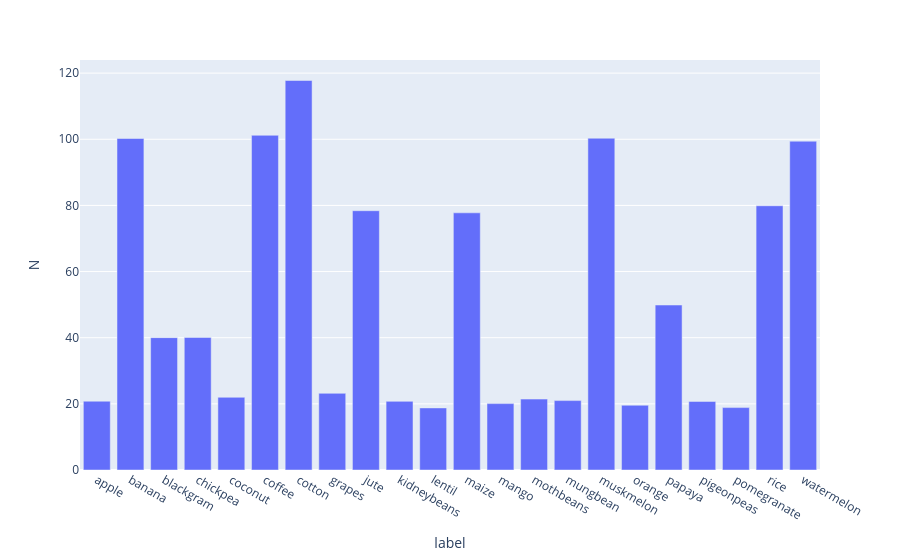

Write notebook code for a chart like this one.
### Code cell
fig1 = px.bar(crop_summary_new, x='label', y='N')
fig1.show()

### Figure 1 — Plotly figure (JSON) as saved in the notebook; plotly's stock layout.template omitted (floating-point values rounded to 4 significant figures)
{"data": [{"hovertemplate": "label=%{x}<br>N=%{y}<extra></extra>", "legendgroup": "", "marker": {"color": "#636efa", "pattern": {"shape": ""}}, "name": "", "orientation": "v", "showlegend": false, "textposition": "auto", "type": "bar", "x": ["apple", "banana", "blackgram", "chickpea", "coconut", "coffee", "cotton", "grapes", "jute", "kidneybeans", "lentil", "maize", "mango", "mothbeans", "mungbean", "muskmelon", "orange", "papaya", "pigeonpeas", "pomegranate", "rice", "watermelon"], "xaxis": "x", "y": [20.8, 100.2, 40.02, 40.09, 21.98, 101.2, 117.8, 23.18, 78.4, 20.75, 18.77, 77.76, 20.07, 21.44, 20.99, 100.3, 19.58, 49.88, 20.73, 18.87, 79.89, 99.42], "yaxis": "y"}], "layout": {"barmode": "relative", "legend": {"tracegroupgap": 0}, "margin": {"t": 60}, "xaxis": {"anchor": "y", "domain": [0, 1], "title": {"text": "label"}}, "yaxis": {"anchor": "x", "domain": [0, 1], "title": {"text": "N"}}}}
